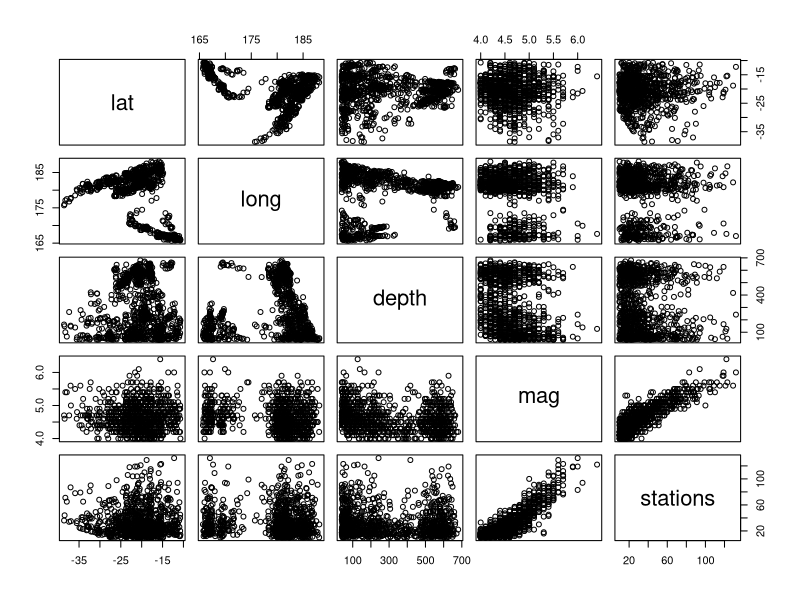
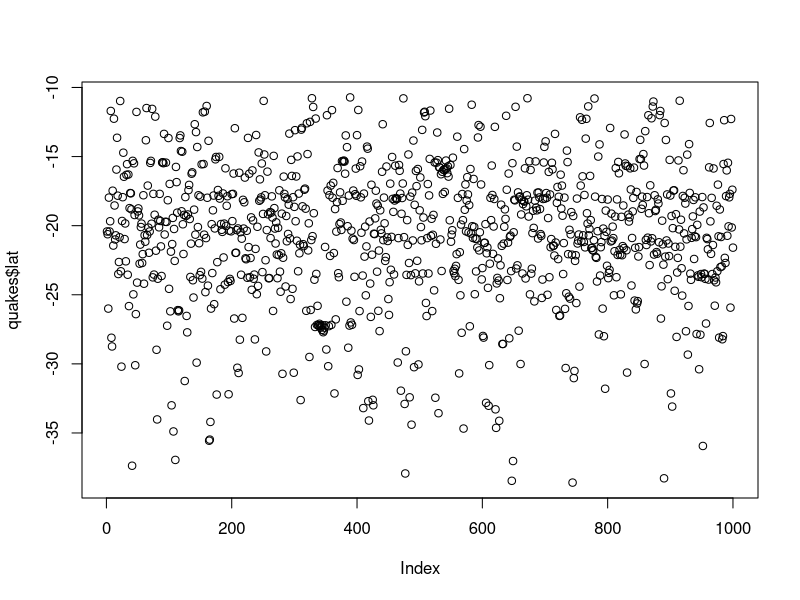
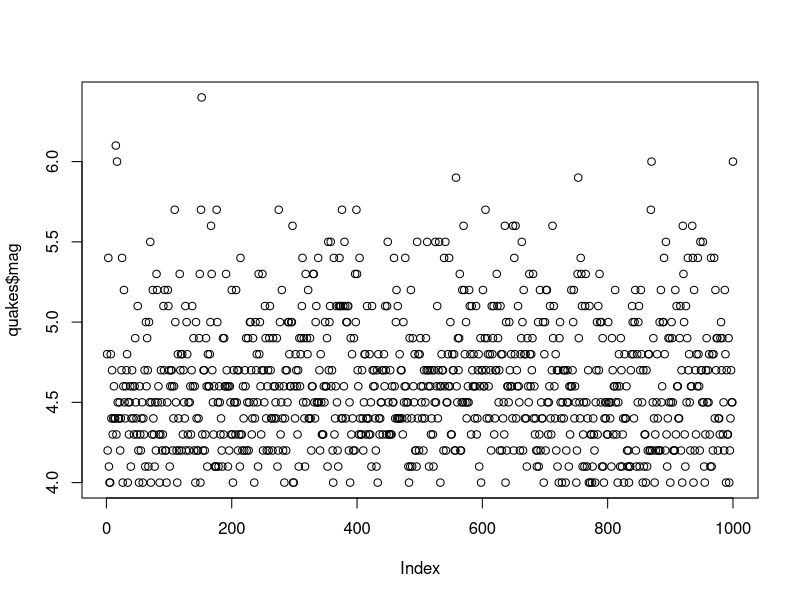
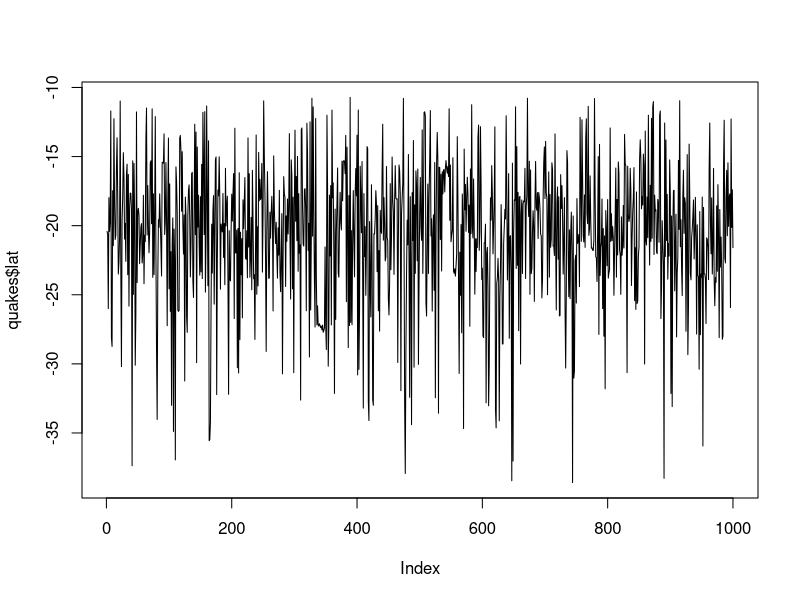
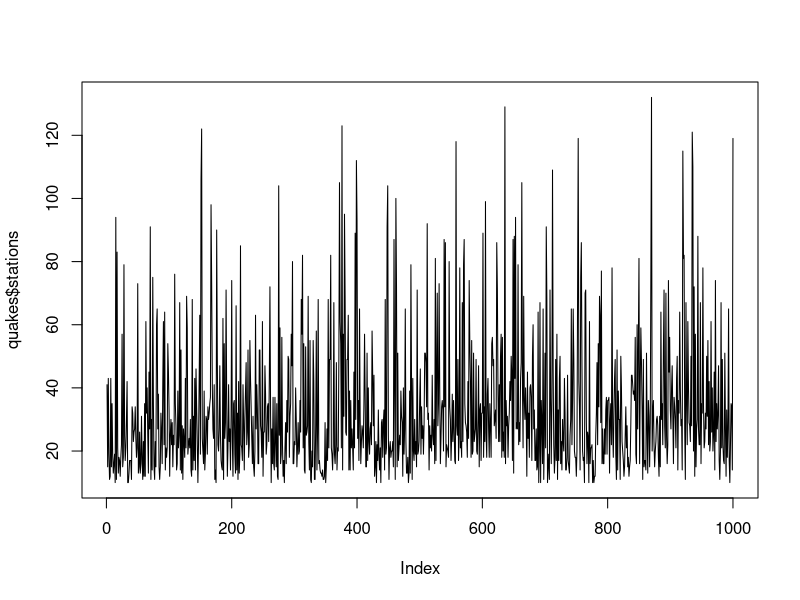
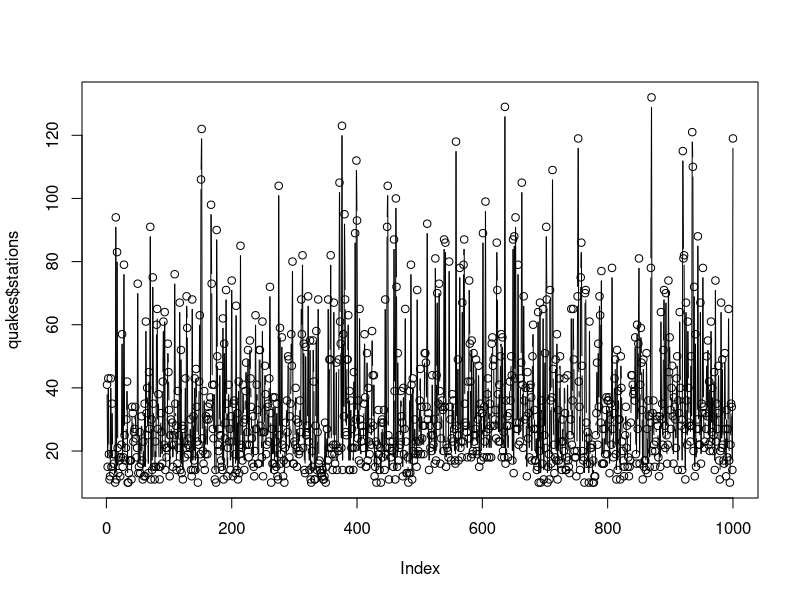
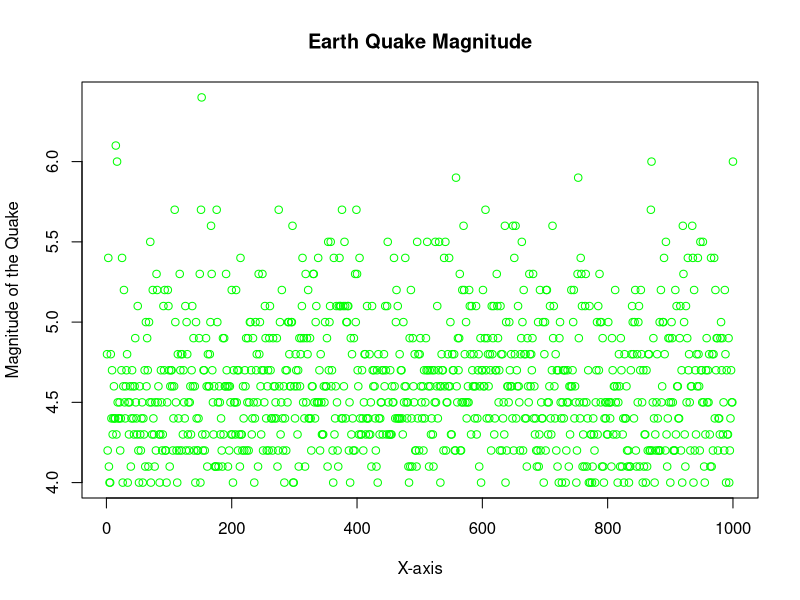
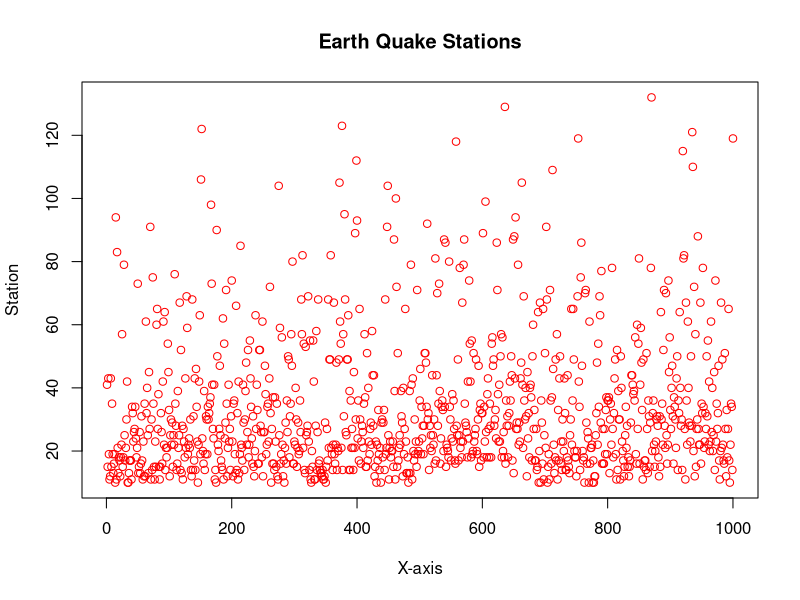

Source code (R) for these figures, in order:
##R practice with in-built dataset "quakes"##

e_quakes<-datasets::quakes
head(e_quakes)
tail(e_quakes)

#to choose column
e_quakes$lat
e_quakes$long
e_quakes$depth
e_quakes$mag
e_quakes$stations
e_quakes[4,5] #to choose a particualr value from the table


#for summary statistics
summary(quakes$lat)# summary for lat column
summary(quakes)    #summary for all columns
summary(quakes[3]) #summary for 3rd column


#####Plotting#####

plot(quakes)       #plot all columns 
plot(quakes$lat)   #plots lat column
plot(quakes$mag)   #plots mag column

plot(quakes$lat,type='l')       #plots column lat as line
plot(quakes$stations,type='l')  #plots column stations as line type
plot(quakes$stations,type='b')  #plots in both point and line

#Customising the graphs
plot(quakes$mag,xlab='X-axis',ylab='Magnitude of the Quake',main='Earth Quake Magnitude',col='green')
plot(quakes$stations,xlab='X-axis',ylab='Station',main='Earth Quake Stations',col='red')

#Horizontal Bar Plot
barplot(quakes$depth,ylab='Station',main='Earth Quake Depth',col='blue',horiz=F)
barplot(quakes$stations,xlab='X-axis',main='Earth Quake Stations',col='blue',horiz=T)


#Histogram
hist(quakes$lat)   #histogram with column lat
hist(quakes$stations,xlab='X-axis',ylab='Y-axis',main='Histogram of Earthquake Stations',col='blue')


#Box Plot
boxplot(quakes$mag)   #plot box with column magnitude
boxplot(quakes$long,quakes$lat)   #multiple columns
boxplot(quakes[1:4])     #plotting by range. Here column from 1 to 4 is plotted


#Customising the Graphs' attributes
par(mfrow=c(3,3),mar=c(2,5,2,1),las=1,bty='o')

plot(quakes$depth)
barplot(quakes$mag)
hist(quakes$lat)
hist(quakes$stations,xlab='X-axis',ylab='Y-axis',main='Histogram of Earthquake Stations',col='blue')
boxplot(quakes$mag)
barplot(quakes$depth,xlab='X-axis',main='Earth Quake Stations',col='blue',horiz=T)

                ##AND##

par(mfrow=c(2,4),mar=c(5,4,1,3),las=0,bty='n')

plot(quakes$depth)
barplot(quakes$mag)
hist(quakes$lat)
hist(quakes$stations,xlab='X-axis',ylab='Y-axis',main='Histogram of Earthquake Stations',col='blue')
boxplot(quakes$mag)
barplot(quakes$depth,xlab='X-axis',main='Earth Quake Stations',col='blue',horiz=T)

